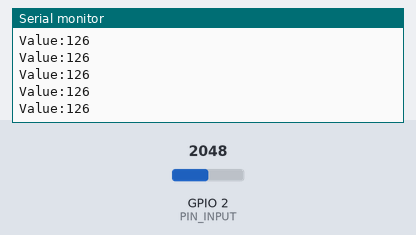
The sketch below on a simulated ESP32. Parts: the last lines printed to the serial monitor. The test bench sets the inputs (shaded band); at power-on: GPIO 2 (PIN_INPUT) = 2048. Nothing arrives over Bluetooth unless stated; a phone connects over Bluetooth LE 3 s after start.

Above: at 3.8 s.
3.9 s: GPIO 2 (PIN_INPUT) set to 2866
At 4.6 s:
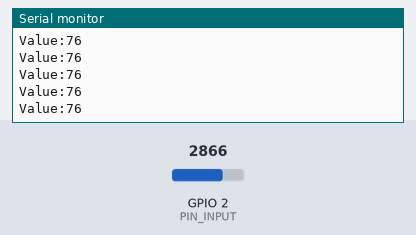
5.4 s: GPIO 2 (PIN_INPUT) set to 3603
At 6.4 s:
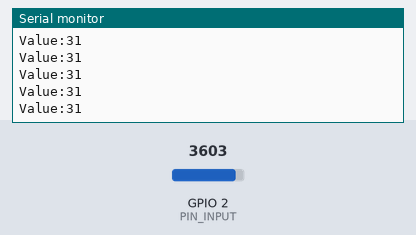
Timing chart, 0 to 8.4 s (numbered marks = the images above; inputs shaded):
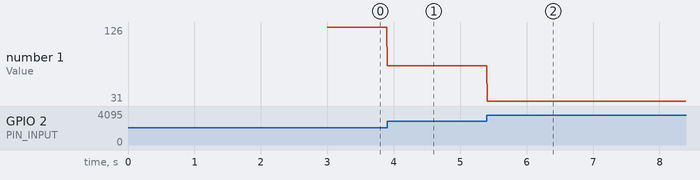

Measured:
- after the input at 3.9 s, the serial monitor: prints a new line at once (image 1)
- after the input at 5.4 s, the serial monitor: prints a new line at once (image 2)
- plotted number 1: 126 → 76 after the input at 3.9 s, 76 → 31 after the input at 5.4 s

The sketch:

BLE_Motor_Control.ino
```cpp
// Check BLE_Motor_Control_bb.png for schematics


#include <BLEDevice.h>
#include <BLEUtils.h>
#include <BLEServer.h>
#include <BLE2902.h>

const int PIN_INPUT = 2; // A0 / Analog IO 02 port as indicated on board
const int INPUT_RANGE[] = {1161, 4095}; // Measured min and max input values
const int OUTPUT_RANGE[] = {180, 0}; // 0-180

#define SERVICE_UUID        "96c27a9e-a4bf-443b-b65c-fb68dce1d99a"
#define CHARACTERISTIC_UUID "f38effdc-6191-4668-96b7-f0c2f47f32fb"

BLEServer* pServer = NULL;
BLECharacteristic* pCharacteristic = NULL;
bool deviceConnected = false;
bool oldDeviceConnected = false;

class MyServerCallbacks: public BLEServerCallbacks {
    void onConnect(BLEServer* pServer) {
      deviceConnected = true;
    };

    void onDisconnect(BLEServer* pServer) {
      deviceConnected = false;
    }
};

void setup() {
  pinMode(PIN_INPUT, INPUT);
  Serial.begin(115200);

  BLEDevice::init("Motor Controller");
  pServer = BLEDevice::createServer();
  pServer->setCallbacks(new MyServerCallbacks());

  BLEService *pService = pServer->createService(SERVICE_UUID);
  pCharacteristic = pService->createCharacteristic(
                      CHARACTERISTIC_UUID,
                      BLECharacteristic::PROPERTY_READ   |
                      BLECharacteristic::PROPERTY_WRITE  |
                      BLECharacteristic::PROPERTY_NOTIFY |
                      BLECharacteristic::PROPERTY_INDICATE
                    );

  pCharacteristic->addDescriptor(new BLE2902());
  pService->start();
  // BLEAdvertising *pAdvertising = pServer->getAdvertising();  // this still is working for backward compatibility

  BLEAdvertising *pAdvertising = BLEDevice::getAdvertising();
  pAdvertising->addServiceUUID(SERVICE_UUID);
  pAdvertising->setScanResponse(true);
  pAdvertising->setMinPreferred(0x0);
  BLEDevice::startAdvertising();
  Serial.println("Characteristic defined! Now you can read it in your phone!");

}

void loop() {

      // notify changed value
    if (deviceConnected) {
        int analogValue = analogRead(PIN_INPUT);
        int mappedValue = map(analogValue, INPUT_RANGE[0], INPUT_RANGE[1], OUTPUT_RANGE[0], OUTPUT_RANGE[1]);
        char cTemp[12];
        snprintf(cTemp, 12, "%d", mappedValue);
        Serial.print("Value:"); Serial.println(cTemp);
        pCharacteristic->setValue(cTemp);
        pCharacteristic->notify();
        delay(10); // bluetooth stack will go into congestion, if too many packets are sent, in 6 hours test i was able to go as low as 3ms
    }
    // disconnecting
    if (!deviceConnected && oldDeviceConnected) {
        delay(500); // give the bluetooth stack the chance to get things ready
        pServer->startAdvertising(); // restart advertising
        Serial.println("start advertising");
        oldDeviceConnected = deviceConnected;
    }
    // connecting
    if (deviceConnected && !oldDeviceConnected) {
        // do stuff here on connecting
        oldDeviceConnected = deviceConnected;
    }

  // put your main code here, to run repeatedly:

}
```
